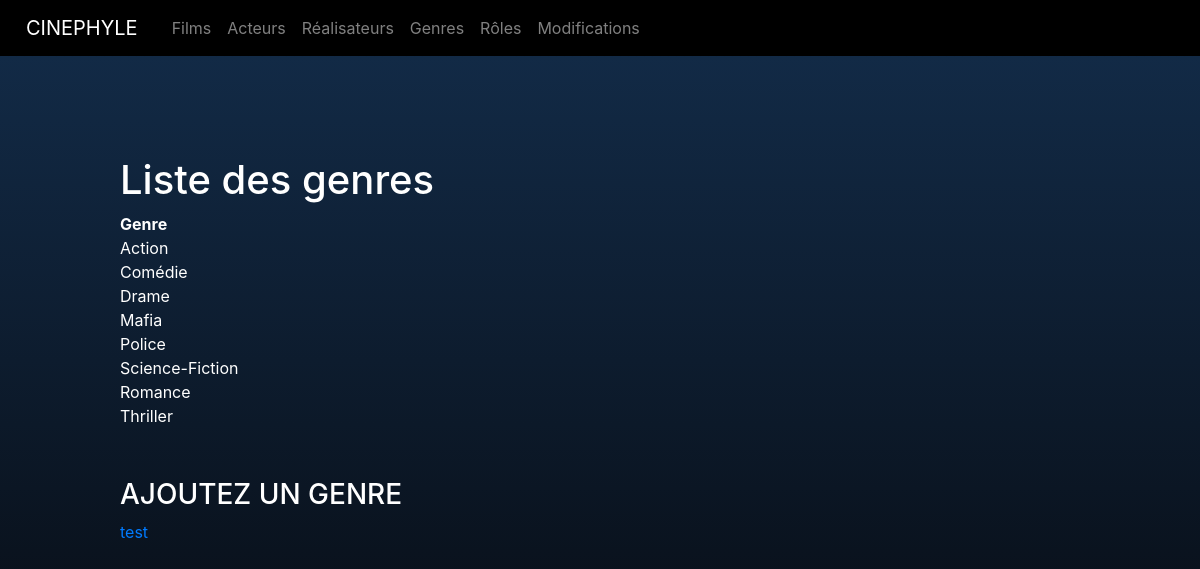
The app's page /appli/index.php?action=listGenres, older data.
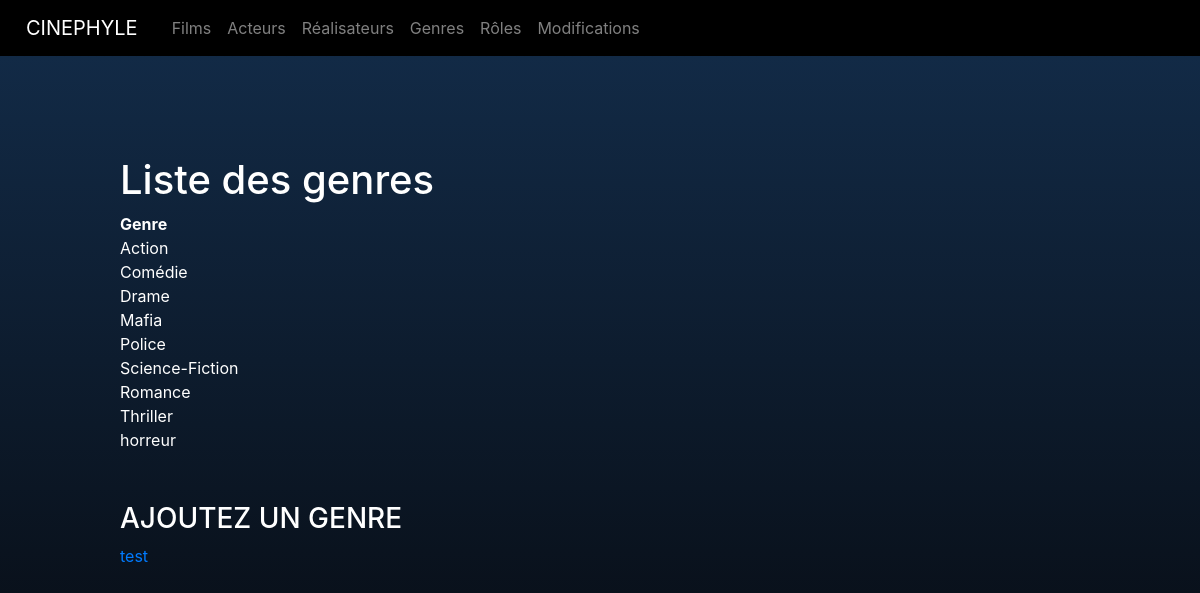
The same page, newer data.
### tables this page shows
CREATE TABLE IF NOT EXISTS `genre` (
  `id_genre` int NOT NULL AUTO_INCREMENT,
  `libelle` varchar(50) DEFAULT NULL,
  PRIMARY KEY (`id_genre`)
);

### appli/controller/GenreController.php (called while the page is built, shortened)
<?php
class GenreController {
    public function listGenres() {
        $pdo = Connect::seConnecter();
        $requeteGenre = $pdo->query("
            SELECT
            id_genre,
            libelle
            FROM genre
            ");
            require "view/Genres/listGenres.php";
        }
    }

### appli/view/Genres/listGenres.php (the view, shortened to what this page needs)
<?php
$titre_secondaire = "Liste des genres";
?>
<h1><?= $titre_secondaire ?></h1>
<div>
    <table>
        <thead>
            <tr>
                <th scope="row" colspan="2">Genre</th>
            </tr>
        </thead>
        <tbody>
            <?php
            foreach($requeteGenre->fetchAll() as $genre) { ?>
                    <tr>
                        <td>
                            <a class="filmLink" href="index.php?action=detailsGenre&id=<?= $genre['id_genre']?>"><?= $genre['libelle']?></a>
                        </td>
                    </tr>
            <?php } ?>
        </tbody>
    </table>
</div>
<div class="miaou">
    <h3 >AJOUTEZ UN GENRE</h3>
    <a href="index.php?action=ajoutGenre">test</a>
</div>
<?php
$content = ob_get_clean();
require "view/template.php" ;

### appli/index.php (shortened to what this page needs)
<?php
$ctrlAccueil = new AccueilController();
$ctrlGenre = new GenreController();
if (isset($_GET['action'])) {
    switch ($_GET['action']) {
        case "listGenres": $ctrlGenre->listGenres(); break;
    }
} else {
    $ctrlAccueil->landing();
}
?>

### appli/view/template.php (shortened to what this page needs)
<!DOCTYPE html>
<html lang="en">
<head>
    <link rel="stylesheet" href="public/css/main.css">
    <link rel="stylesheet" href="https://stackpath.bootstrapcdn.com/bootstrap/4.3.1/css/bootstrap.min.css">
</head>
<body>
    <nav class="navbar navbar-expand-lg navbar-dark ">
        <a class="navbar-brand" href="index.php">CINEPHYLE</a>
        <div class="collapse navbar-collapse" id="navbarNav">
            <ul class="navbar-nav">
                <li class="nav-item">
                    <a class="nav-link" href="index.php?action=listFilms">Films</a>
                </li>
                <li class="nav-item">
                    <a class="nav-link" href="index.php?action=listActeurs">Acteurs</a>
                </li>
                <li class="nav-item">
                    <a class="nav-link" href="index.php?action=listReals">Réalisateurs</a>
                </li>
                <li class="nav-item">
                    <a class="nav-link" href="index.php?action=listGenres">Genres</a>
                </li>
                <li class="nav-item">
                    <a class="nav-link" href="index.php?action=listRoles">Rôles</a>
                </li>
                <li class="nav-item">
                    <a class="nav-link" href="index.php?action=modif">Modifications</a>
                </li>
            </ul>
        </div>
    </nav>
    <div id="wrapper">
        <?= $content ?>
    </div>
</body>
</html>

### appli/public/css/main.css (style rules this page uses)
* { padding: 0; margin: 0; vertical-align: top; box-sizing: border-box; font-family: 'Inter', sans-serif;; }
#wrapper { padding-top: 100px; color: #ffffff; display: flex; flex-direction: column; min-height: 100vh; background: linear-gradient(180deg, rgba(18,42,70,1) 0%, rgba(5,5,7,1) 100%); padding: 100px 10%; transition: 1s; }
nav { background-color: #000000; padding: 10px; }
nav a { color: #fff; text-decoration: none; padding: 10px; display: inline-block; }
nav ul { list-style: none; margin: 0; padding: 0; align-items: flex-end; }
a { color: #ffffff; }
.filmLink { color: #ffffff; text-decoration: none; }
.miaou { padding-top: 50px; }

Row changes from the older to the newer data that the page shows:
added genre: libelle "horreur"
